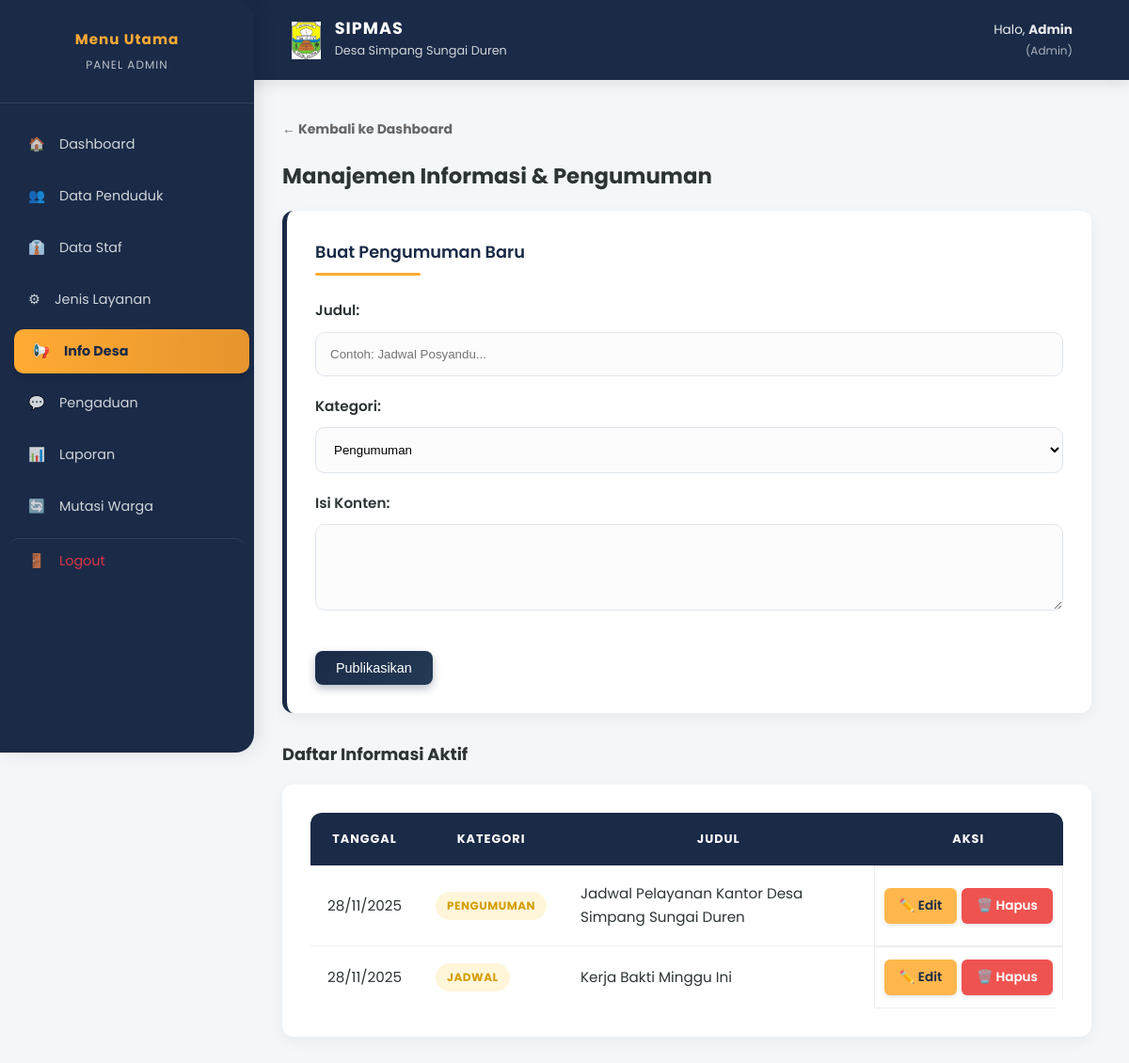
Screenshot of /index.php?page=kelola_info (signed in) with the database file from the repository.
### tables this page shows
CREATE TABLE `informasi` (
  `id` int(11) NOT NULL,
  `judul` varchar(200) NOT NULL,
  `kategori` enum('Pengumuman','Berita','Jadwal') NOT NULL,
  `isi_konten` text NOT NULL,
  `tanggal_posting` datetime DEFAULT current_timestamp(),
  `created_by` int(11) NOT NULL
);

### controllers/InfoController.php (called while the page is built, shortened)
<?php
class InfoController {
    private $conn;
    public function __construct($db) {
        $this->conn = $db;
    }
    public function getAllInfo() {
        $query = "SELECT i.*, u.nama_lengkap as penulis
                  FROM informasi i
                  JOIN users u ON i.created_by = u.id
                  ORDER BY i.tanggal_posting DESC";
        $stmt = $this->conn->prepare($query);
        $stmt->execute();
        return $stmt->fetchAll();
    }
}
?>

### views/admin/info_list.php (the view, shortened to what this page needs)
<?php
$isEdit = isset($infoEdit);
$formAction = $isEdit ? 'index.php?action=update_info' : 'index.php?action=simpan_info';
$formTitle = $isEdit ? 'Edit Pengumuman' : 'Buat Pengumuman Baru';
$btnText = $isEdit ? 'Simpan Perubahan' : 'Publikasikan';
?>
<section id="kelola-info">
    <div style="margin-bottom: 15px;">
        <a href="index.php?page=dashboard_admin" style="text-decoration: none; color: #666; font-weight: bold; font-size: 14px;">
            &larr; Kembali ke Dashboard
        </a>
    </div>
    <h2>Manajemen Informasi & Pengumuman</h2>
    <div class="card" style="margin-bottom: 30px; border-left: 5px solid <?= $isEdit ? '#ffaa33' : '#1a2a47' ?>;">
        <h3 style="margin-top:0;"><?= $formTitle ?></h3>
        <form action="<?= $formAction ?>" method="POST">
            <label>Judul:</label>
            <input type="text" name="judul" required value="<?= $isEdit ? $infoEdit->judul : '' ?>"
                   placeholder="Contoh: Jadwal Posyandu..." style="width: 100%;">
            <label>Kategori:</label>
            <select name="kategori" required style="width: 100%;">
                <option value="Pengumuman" <?= ($isEdit && $infoEdit->kategori == 'Pengumuman') ? 'selected' : '' ?>>Pengumuman</option>
            </select>
            <label>Isi Konten:</label>
            <textarea name="isi" rows="4" required style="width: 100%;"><?= $isEdit ? $infoEdit->isi_konten : '' ?></textarea>
            <div style="margin-top: 15px;">
                <button type="submit" class="btn-primary" style="background: <?= $isEdit ? '#ffaa33' : '#1a2a47' ?>; color: <?= $isEdit ? '#1a2a47' : 'white' ?>;">
                    <?= $btnText ?>
                </button>
            </div>
        </form>
    </div>
    <h3>Daftar Informasi Aktif</h3>
    <div class="card">
        <div class="table-responsive">
            <table>
                <thead>
                    <tr>
                        <th style="text-align: center">Tanggal</th>
                        <th style="text-align: center">Kategori</th>
                        <th style="text-align: center">Judul</th>
                        <th style="text-align: center">Aksi</th>
                    </tr>
                </thead>
                <tbody>
                    <?php if(empty($daftarInfo)): ?>
                        <tr><td colspan="4" style="text-align: center; padding: 20px;">Belum ada informasi.</td></tr>
                    <?php else: ?>
                        <?php foreach($daftarInfo as $info): ?>
                        <tr>
                            <td><?= date('d/m/Y', strtotime($info->tanggal_posting)) ?></td>
                            <td>
                                <span class="badge badge-warning"><?= $info->kategori ?></span>
                            </td>
                            <td><?= htmlspecialchars($info->judul) ?></td>
                            <td style="padding: 10px; border: 1px solid #eee; text-align: center;">
                                <div style="display: flex; gap: 5px; justify-content: center;">
                                    <a href="index.php?page=kelola_info&id=<?= $info->id ?>" class="btn-action btn-edit" style="min-width: auto;">
                                       ✏️ Edit
                                    </a>
                                    <a href="#"
                                        onclick="showPopup('delete', 'Hapus Info?', 'Pengumuman ini akan dihapus dari dashboard warga.', () => window.location.href='index.php?action=hapus_info&id=<?= $info->id ?>')"
                                        class="btn-action btn-delete" style="min-width: auto;">
                                            🗑️ Hapus
                                    </a>
                                </div>
                            </td>
                        </tr>
                        <?php endforeach; ?>
                    <?php endif; ?>
                </tbody>
            </table>
        </div>
    </div>
</section>

### assets/css/style.css (style rules this page uses)
:root { --primary: #1a2a47; --primary-gradient: linear-gradient(135deg, #1a2a47 0%, #243b55 100%); --accent: #ffaa33; --accent-gradient: linear-gradient(135deg, #ffaa33 0%, #e6952e 100%); --primary-color: #1a2a47; --accent-color: #ffaa33; --success-color: #28a745; --danger-color: #dc3545; --success: #28a745; --danger: #dc3545; --warning: #ffc107; --bg-body: #f4f7fa; --bg-glass: rgba(255, 255, 255, 0.95); --bg-card: #ffffff; --text-main: #2d3436; --text-muted: #636e72; --radius: 12px; --shadow-soft: 0 5px 15px rgba(0, 0, 0, 0.05); --shadow-float: 0 15px 35px rgba(26, 42, 71, 0.15); --transition: all 0.3s cubic-bezier(0.4, 0, 0.2, 1); }
* { box-sizing: border-box; }
body { font-family: 'Poppins', sans-serif; background-color: var(--bg-body); color: var(--text-main); margin: 0; padding: 0; font-size: 0.95rem; line-height: 1.6; }
.card { background: var(--bg-card); border-radius: var(--radius); box-shadow: var(--shadow-soft); padding: 30px; margin-bottom: 30px; border: none; transition: var(--transition); position: relative; overflow: hidden; }
.card h3 { margin-top: 0; margin-bottom: 25px; color: var(--primary); font-weight: 600; position: relative; display: inline-block; }
.card h3::after { content: ''; display: block; width: 50%; height: 3px; background: var(--accent); margin-top: 8px; border-radius: 2px; }
.btn-action { display: inline-flex; align-items: center; justify-content: center; gap: 8px; padding: 8px 16px; border-radius: 6px; font-weight: 600; font-size: 0.85rem; text-decoration: none; border: none; cursor: pointer; transition: all 0.2s ease; white-space: nowrap; box-shadow: 0 2px 4px rgba(0,0,0,0.1); min-width: 100px; }
.btn-edit { background-color: #ffb74d; color: #1a2a47; }
.btn-delete { background-color: #ef5350; color: white; }
.btn-primary, button { background: var(--primary) !important; background: var(--primary-gradient) !important; color: white !important; padding: 10px 22px; border-radius: 8px; border: none; cursor: pointer; font-size: 0.9rem; font-weight: 500; box-shadow: 0 4px 10px rgba(26, 42, 71, 0.3); text-decoration: none; display: inline-block; transition: var(--transition); }
form label { display: block; margin-bottom: 10px; font-weight: 600; color: var(--text-main); }
form input, form select, form textarea { width: 100%; padding: 15px; margin-bottom: 20px; border: 1px solid #e0e6ed; border-radius: 10px; background-color: #fcfcfc; transition: var(--transition); }
.table-responsive { overflow-x: auto; border-radius: var(--radius); }
table { width: 100%; border-collapse: separate; border-spacing: 0; background: white; }
table th { background-color: var(--primary); color: white; padding: 18px; text-transform: uppercase; font-size: 0.8rem; letter-spacing: 1px; text-align: left; }
table th:first-child { border-top-left-radius: 10px; }
table th:last-child { border-top-right-radius: 10px; }
table td { padding: 18px; border-bottom: 1px solid #f0f0f0; vertical-align: middle; }
table tr:last-child td { border-bottom: none; }
.badge { padding: 8px 15px; border-radius: 50px; font-size: 0.7rem; font-weight: 800; text-transform: uppercase; letter-spacing: 0.5px; display: inline-flex; align-items: center; justify-content: center; white-space: nowrap; vertical-align: middle; line-height: normal; }
.badge-warning { background: rgba(255, 193, 7, 0.15); color: #d39e00; }
.badge { padding: 6px 12px; border-radius: 30px; font-size: 0.75rem; font-weight: 700; text-transform: uppercase; }
td div[style*="display: flex"] { flex-wrap: nowrap; }

### rows the page displays
informasi: tanggal_posting "28/11/2025", kategori "PENGUMUMAN", judul "Jadwal Pelayanan Kantor Desa Simpang Sungai Duren"
informasi: tanggal_posting "28/11/2025", kategori "JADWAL", judul "Kerja Bakti Minggu Ini"

### other values shown
$nama "Admin"
$role "Admin"
$role "ADMIN"
$formTitle "Buat Pengumuman Baru"
$btnText "Publikasikan"
